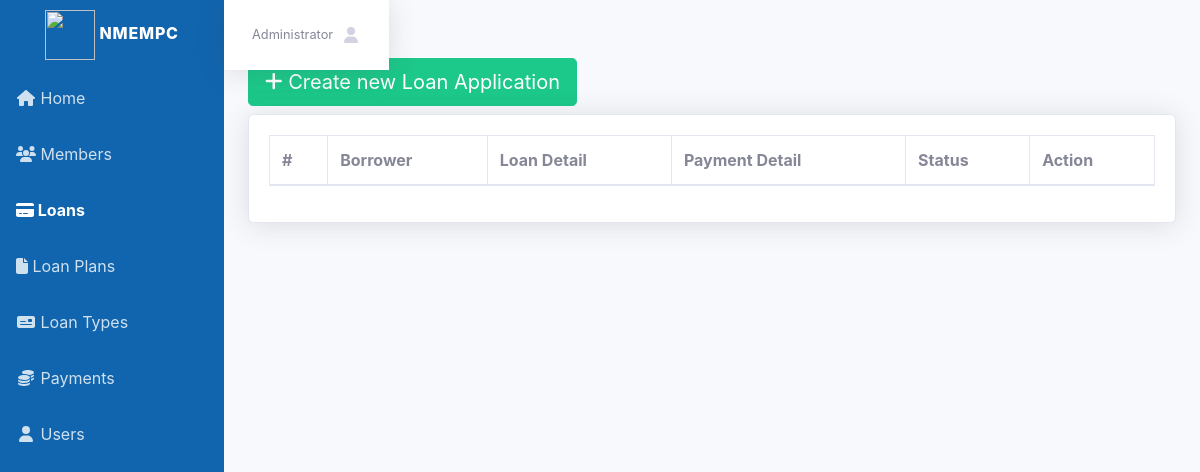
The app's page /loan.php (signed in), older data.
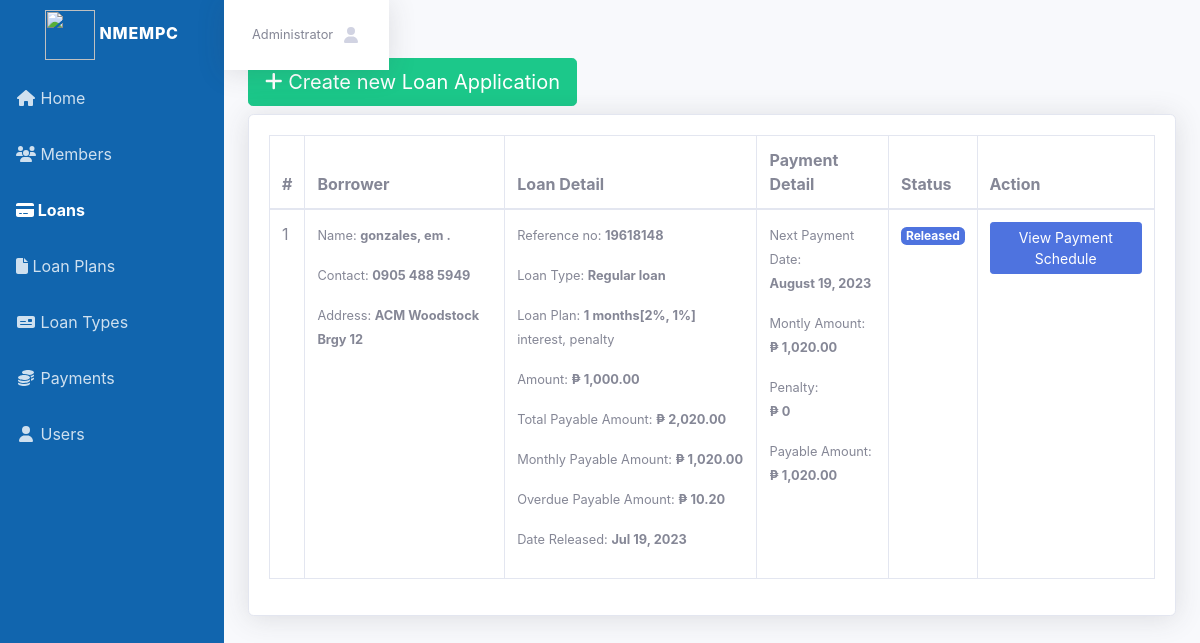
The same page, newer data.
### tables this page shows
CREATE TABLE `user` (
  `user_id` int(11) NOT NULL,
  `username` varchar(30) NOT NULL,
  `password` varchar(30) NOT NULL,
  `firstname` text NOT NULL,
  `lastname` text NOT NULL
);

CREATE TABLE `loan` (
  `loan_id` int(11) NOT NULL,
  `ref_no` varchar(50) NOT NULL,
  `ltype_id` int(30) NOT NULL,
  `borrower_id` int(30) NOT NULL,
  `purpose` text NOT NULL,
  `amount` double NOT NULL,
  `lplan_id` int(30) NOT NULL,
  `status` tinyint(1) NOT NULL COMMENT '0=request, 1=confirmed, 2=released, 3=completed, 4=denied',
  `date_released` datetime NOT NULL,
  `date_created` datetime NOT NULL
);

CREATE TABLE `borrower` (
  `borrower_id` int(11) NOT NULL,
  `firstname` varchar(100) NOT NULL,
  `lastname` varchar(100) NOT NULL,
  `contact_no` varchar(15) NOT NULL,
  `address` text NOT NULL,
  `age` int(11) NOT NULL,
  `birthdate` datetime NOT NULL DEFAULT current_timestamp() ON UPDATE current_timestamp(),
  `birthplace` varchar(255) NOT NULL,
  `civilstatus` enum('Single','Married','Live-In Partner','Widowed','Separated') NOT NULL,
  `religion` varchar(100) NOT NULL,
  `occupation` varchar(50) NOT NULL,
  `monthlyIncome` int(50) NOT NULL,
  `otherIncome` int(50) NOT NULL,
  `spouse` varchar(50) NOT NULL,
  `dependents` int(11) NOT NULL,
  `company` varchar(255) NOT NULL,
  `employment` varchar(255) NOT NULL,
  `emergency` varchar(50) NOT NULL
);

CREATE TABLE `loan_type` (
  `ltype_id` int(11) NOT NULL,
  `ltype_name` text NOT NULL,
  `ltype_desc` text NOT NULL
);

CREATE TABLE `loan_plan` (
  `lplan_id` int(11) NOT NULL,
  `lplan_month` int(11) NOT NULL,
  `lplan_interest` float NOT NULL,
  `lplan_penalty` int(11) NOT NULL
);

CREATE TABLE `loan_schedule` (
  `loan_sched_id` int(50) NOT NULL,
  `loan_id` int(11) NOT NULL,
  `due_date` date NOT NULL
);

### config.php (called while the page is built, shortened)
<?php
	class db_connect{
		public $host = db_host;
		public $user = db_user;
		public $pass = db_pass;
		public $name = db_name;
		public function connect(){
			$this->conn = new mysqli($this->host, $this->user, $this->pass, $this->name);
		}
	}
?>

### class.php (called while the page is built, shortened)
<?php
	require_once'config.php';
	class db_class extends db_connect{
		public function user_acc($user_id){
			$query=$this->conn->prepare("SELECT * FROM `user` WHERE `user_id`='$user_id'") or die($this->conn->error);
			if($query->execute()){
				$result=$query->get_result();
				$fetch=$result->fetch_array();
				return $fetch['firstname']." ".$fetch['lastname'];
			}
		}
		public function display_loan(){
			$query=$this->conn->prepare("SELECT * FROM `loan` INNER JOIN `borrower` ON loan.borrower_id=borrower.borrower_id INNER JOIN `loan_type` ON loan.ltype_id=loan_type.ltype_id INNER JOIN `loan_plan` ON loan.lplan_id=loan_plan.lplan_id") or die($this->conn->error);
			if($query->execute()){
				$result = $query->get_result();
				return $result;
			}
		}
	}
?>

### loan.php (the view, shortened to what this page needs)
<?php
	require_once'class.php';
	$db=new db_class();
?>
<!DOCTYPE html>
<html lang="en">
<head>
    <link href="css/sb-admin-2.css" rel="stylesheet">
    <link href="css/dataTables.bootstrap4.css" rel="stylesheet">
    <link href="css/select2.css" rel="stylesheet">
</head>
<body id="page-top">
    <div id="wrapper">
       <ul class="navbar-nav  sidebar sidebar-dark accordion" id="accordionSidebar" style="background-color: #1165AE">
            <a class="sidebar-brand d-flex align-items-center justify-content-center" href="index.html">
                <div class="sidebar-brand-text mx-3">  <img src="../images/logoo.jpg"  class="" style="width: 50px; height: 50px;"alt=""> NMEMPC</div>
            </a>
            <li class="nav-item ">
                <a class="nav-link side-link" href="home.php" >
                    <i class="fas fa-fw fa-home"></i>
                    Home</a>
            </li>
            <li class="nav-item">
                <a class="nav-link side-link" href="borrower.php" >
                <i class="fa-solid fa-users"></i></i>
                    Members</a>
            </li>
			<li class="nav-item active">
                <a class="nav-link side-link" href="loan.php">
                <i class="fa-solid fa-credit-card"></i></i>
                    Loans</a>
            </li>
			<li class="nav-item">
                <a class="nav-link side-link" href="loan_plan.php" >
                <i class="fa-solid fa-file"></i></i>
                   Loan Plans</a>
            </li>
			<li class="nav-item">
                <a class="nav-link side-link" href="loan_type.php" >
                    <i class="fas fa-fw fa-money-check "></i>
                    Loan Types</a>
            </li>
            <li class="nav-item">
                <a class="nav-link side-link" href="payment.php">
                    <i class="fas fa-fw fas fa-coins "></i>
                    Payments</a>
            </li>
			<li class="nav-item">
                <a class="nav-link side-link" href="user.php" >
                    <i class="fas fa-fw fa-user "></i>
                    Users</a>
            </li>
        </ul>
        <div id="content-wrapper" class="d-flex flex-column">
            <div id="content">
                <nav class="navbar navbar-expand navbar-light bg-white topbar mb-4 static-top shadow">
                    <ul class="navbar-nav ml-auto">
                        <li class="nav-item dropdown no-arrow">
                            <a class="nav-link dropdown-toggle" href="#" id="userDropdown" role="button"
                                data-toggle="dropdown" aria-haspopup="true" aria-expanded="false">
                                <span class="mr-2 d-none d-lg-inline text-gray-600 small"><?php echo $db->user_acc($_SESSION['user_id'])?></span>
                                <i class="fas fa-fw fa-user "></i>
                            </a>
                        </li>
                    </ul>
                </nav>
                <div class="container-fluid">
                    <div class="d-sm-flex align-items-center justify-content-between mb-4">
                        <h1 class="h3 mb-0 text-gray-800">Loan List</h1>
                    </div>
					<button class="mb-2 btn btn-lg btn-success" href="#" data-toggle="modal" data-target="#addModal"><span class="fa fa-plus"></span> Create new Loan Application</button>
                    <div class="card shadow mb-4">
                        <div class="card-body">
                            <div class="table-responsive">
                                <table class="table table-bordered" id="dataTable" width="100%" cellspacing="0">
                                    <thead>
                                        <tr>
                                            <th>#</th>
                                            <th>Borrower</th>
                                            <th>Loan Detail</th>
                                            <th>Payment Detail</th>
                                            <th>Status</th>
                                            <th>Action</th>
                                        </tr>
                                    </thead>
                                    <tbody>
										<?php
											$tbl_loan=$db->display_loan();
											$i=1;
											while($fetch=$tbl_loan->fetch_array()){
										?>
                                        <tr>
											<td><?php echo $i++;?></td>
											<td>
												<p><small>Name: <strong><?php echo $fetch['lastname'].", ".$fetch['firstname']." ".substr($fetch['middlename'], 0, 1)."."?></strong></small></p>
												<p><small>Contact: <strong><?php echo $fetch['contact_no']?></strong></small></p>
												<p><small>Address: <strong><?php echo $fetch['address']?></strong></small></p>
											</td>
											<td>
												<p><small>Reference no: <strong><?php echo $fetch['ref_no']?></strong></small></p>
												<p><small>Loan Type: <strong><?php echo $fetch['ltype_name']?></strong></small></p>
												<p><small>Loan Plan: <strong><?php echo $fetch['lplan_month']." months[".$fetch['lplan_interest']."%, ".$fetch['lplan_penalty']."%]"?></strong> interest, penalty</small></p>
												<?php
													$monthly =($fetch['amount'] + ($fetch['amount'] * ($fetch['lplan_interest']/100))) / $fetch['lplan_month'];
													$penalty=$monthly * ($fetch['lplan_penalty']/100);
													$totalAmount=$fetch['amount']+$monthly;
												?>
												<p><small>Amount: <strong><?php echo "&#8369; ".number_format($fetch['amount'], 2)?></strong></small></p>
												<p><small>Total Payable Amount: <strong><?php echo "&#8369; ".number_format($totalAmount, 2)?></strong></small></p>
												<p><small>Monthly Payable Amount: <strong><?php echo "&#8369; ".number_format($monthly, 2)?></strong></small></p>
												<p><small>Overdue Payable Amount: <strong><?php echo "&#8369; ".number_format($penalty, 2)?></strong></small></p>
												<?php
													if (preg_match('/[1-9]/', $fetch['date_released'])){
														echo '<p><small>Date Released: <strong>'.date("M d, Y", strtotime($fetch['date_released'])).'</strong></small></p>';
													}
												?>
											</td>
											<td>
												<?php
													$payment=$db->conn->query("SELECT * FROM `payment` WHERE `loan_id`='$fetch[loan_id]'") or die($this->conn->error);
													$paid = $payment->num_rows;
													$offset = $paid > 0 ? " offset $paid ": "";
													if($fetch['status'] == 2){
														$next = $db->conn->query("SELECT * FROM `loan_schedule` WHERE `loan_id`='$fetch[loan_id]' ORDER BY date(due_date) ASC limit 1 $offset ")->fetch_assoc()['due_date'];
														$add = (date('Ymd',strtotime($next)) < date("Ymd") ) ?  $penalty : 0;
														echo "<p><small>Next Payment Date: <br /><strong>".date('F d, Y',strtotime($next))."</strong></small></p>";
														echo "<p><small>Montly Amount: <br /><strong>&#8369; ".number_format($monthly, 2)."</strong></small></p>";
														echo "<p><small>Penalty: <br /><strong>&#8369; ".$add."</strong></small></p>";
														echo "<p><small>Payable Amount: <br /><strong>&#8369; ".number_format($monthly+$add, 2)."</strong></small></p>";
													}
												?>
											</td>
											<td>
												<?php
													if($fetch['status']==0){
														echo '<span class="badge badge-warning">For Approval</span>';
													}else if($fetch['status']==1){
														echo '<span class="badge badge-info">Approved</span>';
													}else if($fetch['status']==2){
														echo '<span class="badge badge-primary">Released</span>';
													}else if($fetch['status']==3){
														echo '<span class="badge badge-success">Completed</span>';
													}else if($fetch['status']==4){
														echo '<span class="badge badge-danger">Denied</span>';
													}
												?>
											</td>
                                            <td>
												<?php
													if($fetch['status']==2){
												?>
													<button class="btn btn-sm btn-primary" href="#" data-toggle="modal" data-target="#viewSchedule<?php echo $fetch['loan_id']?>">View Payment Schedule</button>
												<?php
													}else if($fetch['status']==3){
												?>
													<button class="btn btn-lg btn-success" readonly="readonly">COMPLETED</button>
												<?php
													}
												?>
											</td>
                                        </tr>
										<?php
											}
										?>
                                    </tbody>
                                </table>
                            </div>
						</div>
                    </div>
				</div>
        </div>
    </div>
</body>
</html>

Row changes from the older to the newer data that the page shows:
added loan: borrower.lastname "gonzales", borrower.firstname "em", borrower.contact_no "0905 488 5949", borrower.address "ACM Woodstock Brgy 12", ref_no "19618148", ltype.ltype_name "Regular loan", lplan.lplan_month "1", lplan.lplan_interest "2", lplan.lplan_penalty "1", amount "1,000.00", amount.lplan_month "2,020.00", amount.lplan_month "1,020.00", amount.lplan_penalty "10.20", date_released "Jul 19, 2023", loan_id.due_date "August 19, 2023", loan_id.due_date "0", $monthly+$add "1,020.00", status "Released"
